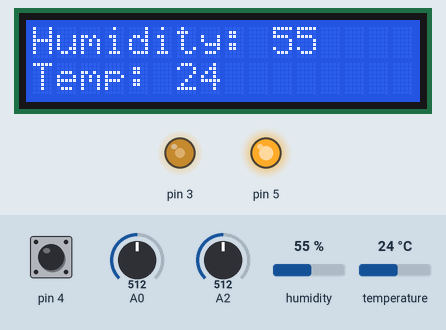
The sketch below on a simulated Arduino Uno, built with avr-gcc and run on an emulated ATmega328P. Shown: 16×2 character LCD, output pins drawn as LEDs (lit = HIGH). The inputs (shaded band) are chosen by the test bench; at power-on: pin 4 HIGH, A2 = 512, humidity 55 %, temperature 24 °C, A0 = 512. What the sketch prints to the serial monitor is not drawn.

Above: at 1.2 s.
1.3 s: pin 4 pulled LOW for 0.65 s
At 2.0 s:
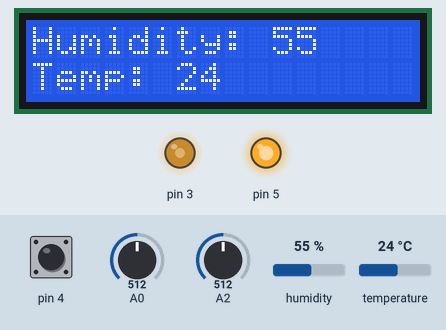
3.4 s: A2 set to 716
At 4.9 s:
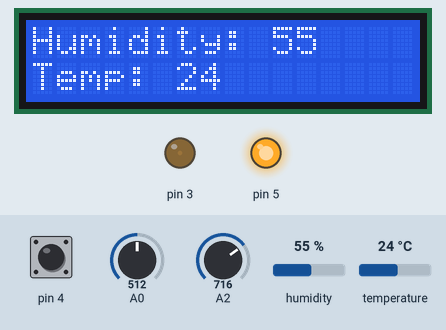
5.2 s: A2 set to 306
At 5.7 s:
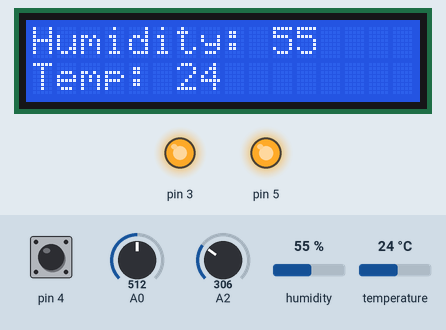
6.8 s: humidity set to 22 %
At 9.4 s:
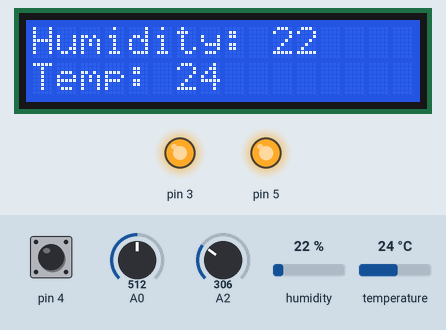
10.0 s: temperature set to 12 °C
At 11.3 s:
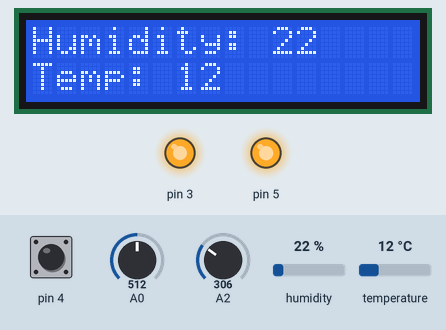
12.1 s: humidity set to 40 %
At 13.0 s:
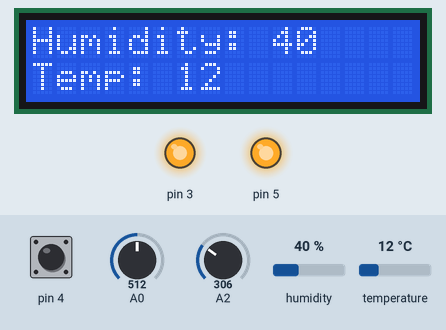
Timing chart, 0 to 15.1 s (numbered marks = the images above; inputs shaded):
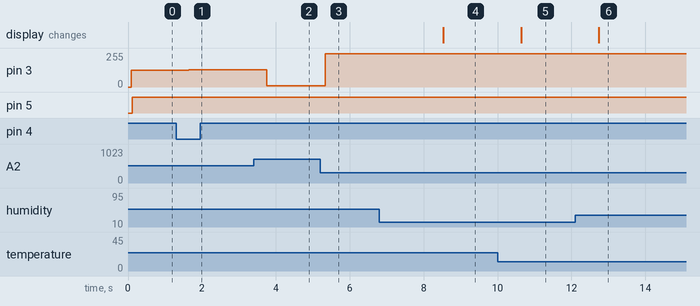

The sketch:

sketch_jan13b.ino
```cpp
#include "Wire.h"
#include "LiquidCrystal_I2C.h"
#include "DHT.h"

int buttonState = 0;
int lastButtonState = 0;
int clickCount = 0;

LiquidCrystal_I2C LCD(0x3F,16,2);
DHT dht(2, DHT11);

void setup() {
   LCD.init();
   LCD.backlight();
   dht.begin();
   pinMode(A1, INPUT);
   Serial.begin(9600);
   pinMode(3, OUTPUT);
   pinMode(4, INPUT_PULLUP);
   pinMode(5, OUTPUT);

  int buttonState = 0;
  int lastButtonState = 0;
  int clickCount = 0;
}

void loop() {
   int humidity = dht.readHumidity();
   int temp = dht.readTemperature();
   int potenciom = analogRead(A0);
   int light = analogRead(A2);

   int dl = map(light, 315, 700, 0, 255);
   int b = map(potenciom, 0, 1023, 0, 255);

   int clickCountPrev = clickCount;
   bool sost = 0;


  buttonState = digitalRead(4);
    if (buttonState == LOW && lastButtonState == HIGH) {
      clickCount++;
      Serial.print("Клики: ");
      Serial.println(clickCount);
    }
    lastButtonState = buttonState;
  // конец счетчика кноки

  if (clickCount % 2 == 0){
    analogWrite(3, b);
  }

  if (clickCount % 2 == 1){
    analogWrite(3, dl);
  }

  LCD.setCursor(0, 0);
  LCD.print("Humidity: ");
  LCD.print(humidity);

  LCD.setCursor(0, 1);
  LCD.print("Temp: ");
  LCD.print(temp);

  digitalWrite(5, HIGH);
  delay(500); // РАБОАТЕТ

}
```

Measured:
- after the input at 1.3 s, pin 3: 127/255 → 130/255 after 0.35 s
- after the input at 3.4 s, pin 3: 130/255 → 9/255 after 0.36 s
- after the input at 5.2 s, pin 3: 9/255 → 251/255 after 0.14 s
- after the input at 6.8 s, the display: changes after 1.7 s (image 4)
- after the input at 10.0 s, the display: changes after 0.64 s (image 5)
- after the input at 12.1 s, the display: changes after 0.64 s (image 6)
